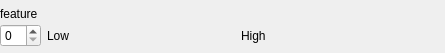
<?xml version="1.0" encoding="UTF-8"?>
<ui version="4.0">
 <class>CentralizedSlider</class>
 <widget class="QWidget" name="CentralizedSlider">
  <property name="geometry">
   <rect>
    <x>0</x>
    <y>0</y>
    <width>445</width>
    <height>53</height>
   </rect>
  </property>
  <property name="minimumSize">
   <size>
    <width>260</width>
    <height>20</height>
   </size>
  </property>
  <property name="windowTitle">
   <string>Form</string>
  </property>
  <layout class="QVBoxLayout" name="verticalLayout_2">
   <property name="spacing">
    <number>3</number>
   </property>
   <property name="leftMargin">
    <number>0</number>
   </property>
   <property name="topMargin">
    <number>0</number>
   </property>
   <property name="rightMargin">
    <number>0</number>
   </property>
   <property name="bottomMargin">
    <number>0</number>
   </property>
   <item>
    <spacer name="verticalSpacer">
     <property name="orientation">
      <enum>Qt::Vertical</enum>
     </property>
     <property name="sizeType">
      <enum>QSizePolicy::Expanding</enum>
     </property>
     <property name="sizeHint" stdset="0">
      <size>
       <width>20</width>
       <height>0</height>
      </size>
     </property>
    </spacer>
   </item>
   <item>
    <widget class="QLabel" name="feature">
     <property name="text">
      <string>feature</string>
     </property>
    </widget>
   </item>
   <item>
    <widget class="QWidget" name="widget_3" native="true">
     <layout class="QHBoxLayout" name="horizontalLayout_2" stretch="0,0,0,0,0">
      <property name="leftMargin">
       <number>0</number>
      </property>
      <property name="topMargin">
       <number>0</number>
      </property>
      <property name="rightMargin">
       <number>0</number>
      </property>
      <property name="bottomMargin">
       <number>0</number>
      </property>
      <item>
       <widget class="QSpinBox" name="spinBox"/>
      </item>
      <item>
       <widget class="QLabel" name="label_low">
        <property name="text">
         <string>Low</string>
        </property>
       </widget>
      </item>
      <item>
       <widget class="DoubleSlider" name="double_slider" native="true">
        <property name="sizePolicy">
         <sizepolicy hsizetype="Fixed" vsizetype="Preferred">
          <horstretch>0</horstretch>
          <verstretch>0</verstretch>
         </sizepolicy>
        </property>
        <property name="minimumSize">
         <size>
          <width>160</width>
          <height>0</height>
         </size>
        </property>
       </widget>
      </item>
      <item>
       <widget class="QLabel" name="label_high">
        <property name="text">
         <string>High</string>
        </property>
       </widget>
      </item>
      <item>
       <spacer name="horizontalSpacer">
        <property name="orientation">
         <enum>Qt::Horizontal</enum>
        </property>
        <property name="sizeHint" stdset="0">
         <size>
          <width>40</width>
          <height>20</height>
         </size>
        </property>
       </spacer>
      </item>
     </layout>
    </widget>
   </item>
   <item>
    <spacer name="verticalSpacer_2">
     <property name="orientation">
      <enum>Qt::Vertical</enum>
     </property>
     <property name="sizeType">
      <enum>QSizePolicy::Expanding</enum>
     </property>
     <property name="sizeHint" stdset="0">
      <size>
       <width>20</width>
       <height>0</height>
      </size>
     </property>
    </spacer>
   </item>
  </layout>
 </widget>
 <customwidgets>
  <customwidget>
   <class>DoubleSlider</class>
   <extends>QWidget</extends>
   <header location="global">doubleslider.h</header>
   <container>1</container>
  </customwidget>
 </customwidgets>
 <resources/>
 <connections/>
</ui>
